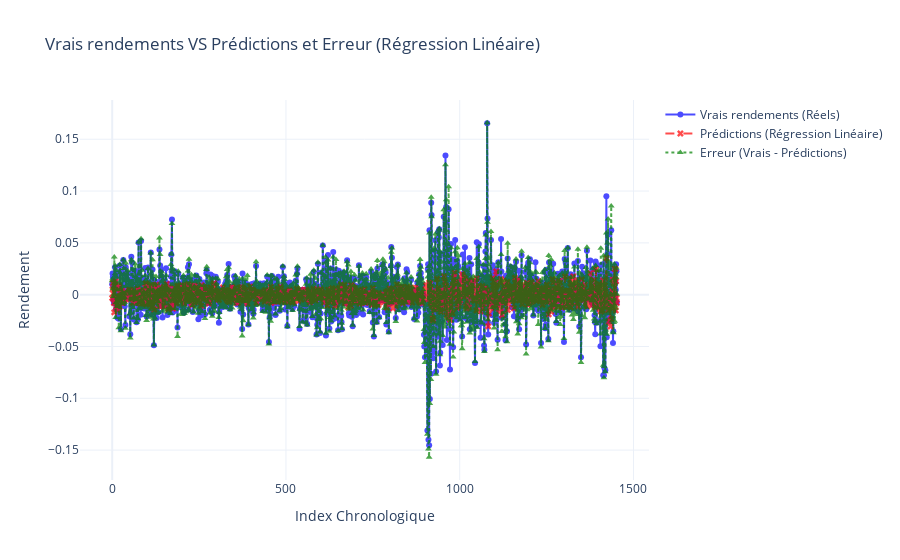

The notebook cell saved with this chart:
### Code cell
errors = np.array(y_test) - np.array(y_pred_lin)

fig = go.Figure()

# Ajout des vrais rendements
fig.add_trace(go.Scatter(
    x=list(range(len(y_test))),
    y=y_test,
    mode='lines+markers',
    name='Vrais rendements (Réels)',
    line=dict(color='blue', dash='solid'),
    marker=dict(symbol='circle'),
    opacity=0.7
))

# Ajout des prédictions
fig.add_trace(go.Scatter(
    x=list(range(len(y_pred_lin))),
    y=y_pred_lin,
    mode='lines+markers',
    name='Prédictions (Régression Linéaire)',
    line=dict(color='red', dash='dash'),
    marker=dict(symbol='x'),
    opacity=0.7
))

# Ajout des erreurs
fig.add_trace(go.Scatter(
    x=list(range(len(errors))),
    y=errors,
    mode='lines+markers',
    name='Erreur (Vrais - Prédictions)',
    line=dict(color='green', dash='dot'),
    marker=dict(symbol='triangle-up'),
    opacity=0.7
))

fig.update_layout(
    title="Vrais rendements VS Prédictions et Erreur (Régression Linéaire)",
    xaxis_title="Index Chronologique",
    yaxis_title="Rendement",
    legend=dict(font=dict(size=12)),
    grid=dict(rows=1, columns=1),
    template="plotly_white"
)

fig.show()

### Figure 1 — Plotly figure (JSON) as saved in the notebook; plotly's stock layout.template omitted (floating-point values rounded to 4 significant figures; data arrays with more than 128 entries replaced by an {"elided": "..."} marker saying what was removed)
{"data": [{"line": {"color": "blue", "dash": "solid"}, "marker": {"symbol": "circle"}, "mode": "lines+markers", "name": "Vrais rendements (Réels)", "opacity": 0.7, "type": "scatter", "x": {"elided": "1453 int values"}, "y": {"elided": "1453 float values"}}, {"line": {"color": "red", "dash": "dash"}, "marker": {"symbol": "x"}, "mode": "lines+markers", "name": "Prédictions (Régression Linéaire)", "opacity": 0.7, "type": "scatter", "x": {"elided": "1453 int values"}, "y": {"elided": "1453 float values"}}, {"line": {"color": "green", "dash": "dot"}, "marker": {"symbol": "triangle-up"}, "mode": "lines+markers", "name": "Erreur (Vrais - Prédictions)", "opacity": 0.7, "type": "scatter", "x": {"elided": "1453 int values"}, "y": {"elided": "1453 float values"}}], "layout": {"grid": {"columns": 1, "rows": 1}, "legend": {"font": {"size": 12}}, "title": {"text": "Vrais rendements VS Prédictions et Erreur (Régression Linéaire)"}, "xaxis": {"title": {"text": "Index Chronologique"}}, "yaxis": {"title": {"text": "Rendement"}}}}
